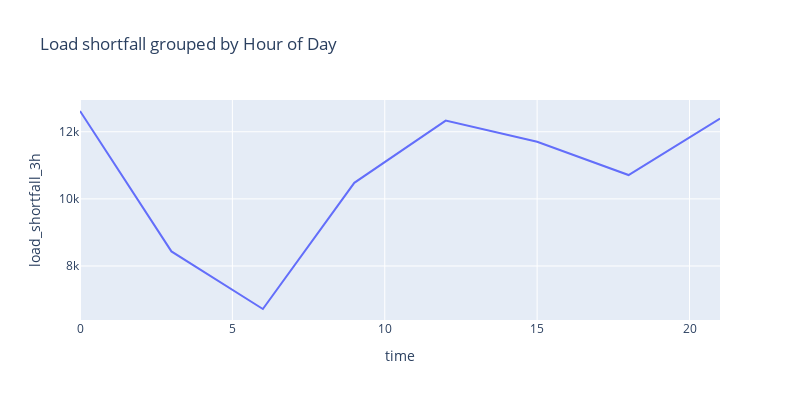

The code cell stored with this chart in its notebook:
### Markdown cell above
Here we see a decrease in the Load_short_fall_3h on **Fridays** and **Saturdays**.

### Code cell
px.line(train_data.groupby([train_data['time'].astype('datetime64').dt.hour])['load_shortfall_3h'].mean(), 
        title = 'Load shortfall grouped by Hour of Day', y='load_shortfall_3h', width =800, height=400 )

### Figure 1 — Plotly figure (JSON) as saved in the notebook; plotly's stock layout.template omitted (floating-point values rounded to 4 significant figures)
{"data": [{"hovertemplate": "time=%{x}<br>load_shortfall_3h=%{y}<extra></extra>", "legendgroup": "", "line": {"color": "#636efa", "dash": "solid"}, "marker": {"symbol": "circle"}, "mode": "lines", "name": "", "orientation": "v", "showlegend": false, "type": "scatter", "x": [0, 3, 6, 9, 12, 15, 18, 21], "xaxis": "x", "y": [12620.0, 8435.0, 6719.0, 10480.0, 12330.0, 11700.0, 10710.0, 12400.0], "yaxis": "y"}], "layout": {"height": 400, "legend": {"tracegroupgap": 0}, "title": {"text": "Load shortfall grouped by Hour of Day"}, "width": 800, "xaxis": {"anchor": "y", "domain": [0, 1], "title": {"text": "time"}}, "yaxis": {"anchor": "x", "domain": [0, 1], "title": {"text": "load_shortfall_3h"}}}}
